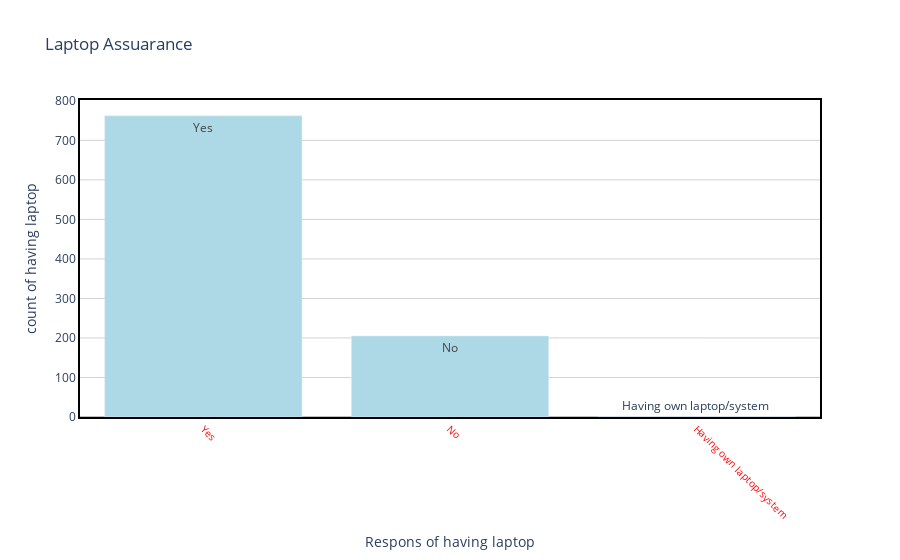

The code cell stored with this chart in its notebook:
### Code cell
draw_trace_bar(have_lap_dtf,'Laptop_assurance','counts','Laptop Assuarance','Respons of having laptop','count of having laptop')

### Figure 1 — Plotly figure (JSON) as saved in the notebook; plotly's stock layout.template omitted (floating-point values rounded to 4 significant figures)
{"data": [{"marker": {"color": "lightBlue"}, "text": ["Yes", "No", "Having own laptop/system "], "type": "bar", "x": ["Yes", "No", "Having own laptop/system "], "y": [762, 205, 1]}], "layout": {"hovermode": "closest", "paper_bgcolor": "rgba(0, 0, 0, 0)", "plot_bgcolor": "rgba(0, 0, 0, 0)", "title": {"text": "Laptop Assuarance"}, "xaxis": {"linecolor": "black", "linewidth": 2, "mirror": true, "showline": true, "showticklabels": true, "tickangle": 45, "tickfont": {"color": "red", "size": 10}, "title": {"text": "Respons of having laptop"}, "zeroline": true, "zerolinecolor": "grey", "zerolinewidth": 1}, "yaxis": {"gridcolor": "lightgrey", "linecolor": "black", "linewidth": 2, "mirror": true, "showline": true, "title": {"text": "count of having laptop"}, "zeroline": true, "zerolinecolor": "grey", "zerolinewidth": 1}}}
